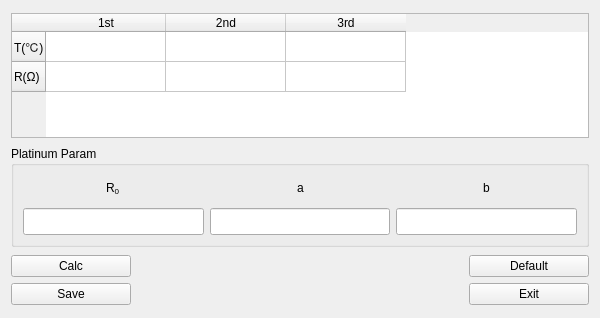
<?xml version="1.0" encoding="UTF-8"?>
<ui version="4.0">
 <class>ChkPlaSensorClass</class>
 <widget class="QWidget" name="ChkPlaSensorClass">
  <property name="windowModality">
   <enum>Qt::ApplicationModal</enum>
  </property>
  <property name="geometry">
   <rect>
    <x>0</x>
    <y>0</y>
    <width>600</width>
    <height>318</height>
   </rect>
  </property>
  <property name="minimumSize">
   <size>
    <width>600</width>
    <height>200</height>
   </size>
  </property>
  <property name="maximumSize">
   <size>
    <width>1017</width>
    <height>400</height>
   </size>
  </property>
  <property name="windowTitle">
   <string>Checked Platinum Sensor</string>
  </property>
  <property name="windowIcon">
   <iconset resource="../systemsetdlg.qrc">
    <normaloff>:/systemsetdlg/images/ptparaset.png</normaloff>:/systemsetdlg/images/ptparaset.png</iconset>
  </property>
  <layout class="QVBoxLayout" name="verticalLayout_4">
   <item>
    <widget class="QTableWidget" name="tbl_t_r">
     <property name="sizePolicy">
      <sizepolicy hsizetype="Expanding" vsizetype="Preferred">
       <horstretch>0</horstretch>
       <verstretch>0</verstretch>
      </sizepolicy>
     </property>
     <property name="minimumSize">
      <size>
       <width>411</width>
       <height>120</height>
      </size>
     </property>
     <property name="maximumSize">
      <size>
       <width>700</width>
       <height>125</height>
      </size>
     </property>
     <attribute name="horizontalHeaderDefaultSectionSize">
      <number>120</number>
     </attribute>
     <row>
      <property name="text">
       <string>T(℃)</string>
      </property>
     </row>
     <row>
      <property name="text">
       <string>R(Ω)</string>
      </property>
     </row>
     <column>
      <property name="text">
       <string>1st</string>
      </property>
     </column>
     <column>
      <property name="text">
       <string>2nd</string>
      </property>
     </column>
     <column>
      <property name="text">
       <string>3rd</string>
      </property>
     </column>
     <item row="0" column="0">
      <property name="text">
       <string/>
      </property>
     </item>
    </widget>
   </item>
   <item>
    <widget class="QGroupBox" name="groupBox_6">
     <property name="sizePolicy">
      <sizepolicy hsizetype="Preferred" vsizetype="Fixed">
       <horstretch>0</horstretch>
       <verstretch>0</verstretch>
      </sizepolicy>
     </property>
     <property name="minimumSize">
      <size>
       <width>400</width>
       <height>101</height>
      </size>
     </property>
     <property name="title">
      <string>Platinum Param</string>
     </property>
     <property name="checkable">
      <bool>false</bool>
     </property>
     <layout class="QHBoxLayout" name="horizontalLayout">
      <item>
       <layout class="QVBoxLayout" name="verticalLayout">
        <item>
         <layout class="QHBoxLayout" name="horizontalLayout_2">
          <item>
           <spacer name="horizontalSpacer_4">
            <property name="orientation">
             <enum>Qt::Horizontal</enum>
            </property>
            <property name="sizeHint" stdset="0">
             <size>
              <width>13</width>
              <height>20</height>
             </size>
            </property>
           </spacer>
          </item>
          <item>
           <widget class="QLabel" name="label_7">
            <property name="text">
             <string>&lt;html&gt;&lt;head/&gt;&lt;body&gt;&lt;p&gt;R&lt;span style=&quot; vertical-align:sub;&quot;&gt;0&lt;/span&gt;&lt;/p&gt;&lt;/body&gt;&lt;/html&gt;</string>
            </property>
           </widget>
          </item>
          <item>
           <spacer name="horizontalSpacer_5">
            <property name="orientation">
             <enum>Qt::Horizontal</enum>
            </property>
            <property name="sizeHint" stdset="0">
             <size>
              <width>13</width>
              <height>20</height>
             </size>
            </property>
           </spacer>
          </item>
         </layout>
        </item>
        <item>
         <widget class="QLineEdit" name="lineEdit_r0">
          <property name="sizePolicy">
           <sizepolicy hsizetype="Expanding" vsizetype="Preferred">
            <horstretch>0</horstretch>
            <verstretch>0</verstretch>
           </sizepolicy>
          </property>
          <property name="minimumSize">
           <size>
            <width>0</width>
            <height>25</height>
           </size>
          </property>
          <property name="text">
           <string/>
          </property>
          <property name="alignment">
           <set>Qt::AlignCenter</set>
          </property>
         </widget>
        </item>
       </layout>
      </item>
      <item>
       <layout class="QVBoxLayout" name="verticalLayout_2">
        <item>
         <layout class="QHBoxLayout" name="horizontalLayout_3">
          <item>
           <spacer name="horizontalSpacer_7">
            <property name="orientation">
             <enum>Qt::Horizontal</enum>
            </property>
            <property name="sizeHint" stdset="0">
             <size>
              <width>13</width>
              <height>20</height>
             </size>
            </property>
           </spacer>
          </item>
          <item>
           <widget class="QLabel" name="label_8">
            <property name="text">
             <string>&lt;html&gt;&lt;head/&gt;&lt;body&gt;&lt;p&gt;a&lt;/p&gt;&lt;/body&gt;&lt;/html&gt;</string>
            </property>
           </widget>
          </item>
          <item>
           <spacer name="horizontalSpacer_8">
            <property name="orientation">
             <enum>Qt::Horizontal</enum>
            </property>
            <property name="sizeHint" stdset="0">
             <size>
              <width>18</width>
              <height>20</height>
             </size>
            </property>
           </spacer>
          </item>
         </layout>
        </item>
        <item>
         <widget class="QLineEdit" name="lineEdit_a">
          <property name="sizePolicy">
           <sizepolicy hsizetype="Expanding" vsizetype="Preferred">
            <horstretch>0</horstretch>
            <verstretch>0</verstretch>
           </sizepolicy>
          </property>
          <property name="minimumSize">
           <size>
            <width>0</width>
            <height>25</height>
           </size>
          </property>
          <property name="alignment">
           <set>Qt::AlignCenter</set>
          </property>
         </widget>
        </item>
       </layout>
      </item>
      <item>
       <layout class="QVBoxLayout" name="verticalLayout_3">
        <item>
         <layout class="QHBoxLayout" name="horizontalLayout_4">
          <item>
           <spacer name="horizontalSpacer_9">
            <property name="orientation">
             <enum>Qt::Horizontal</enum>
            </property>
            <property name="sizeHint" stdset="0">
             <size>
              <width>13</width>
              <height>20</height>
             </size>
            </property>
           </spacer>
          </item>
          <item>
           <widget class="QLabel" name="label_9">
            <property name="text">
             <string>&lt;html&gt;&lt;head/&gt;&lt;body&gt;&lt;p&gt;b&lt;/p&gt;&lt;/body&gt;&lt;/html&gt;</string>
            </property>
           </widget>
          </item>
          <item>
           <spacer name="horizontalSpacer_10">
            <property name="orientation">
             <enum>Qt::Horizontal</enum>
            </property>
            <property name="sizeHint" stdset="0">
             <size>
              <width>18</width>
              <height>20</height>
             </size>
            </property>
           </spacer>
          </item>
         </layout>
        </item>
        <item>
         <widget class="QLineEdit" name="lineEdit_b">
          <property name="sizePolicy">
           <sizepolicy hsizetype="Expanding" vsizetype="Preferred">
            <horstretch>0</horstretch>
            <verstretch>0</verstretch>
           </sizepolicy>
          </property>
          <property name="minimumSize">
           <size>
            <width>0</width>
            <height>25</height>
           </size>
          </property>
          <property name="alignment">
           <set>Qt::AlignCenter</set>
          </property>
         </widget>
        </item>
       </layout>
      </item>
     </layout>
    </widget>
   </item>
   <item>
    <layout class="QGridLayout" name="gridLayout">
     <item row="0" column="0">
      <widget class="QPushButton" name="btn_calc">
       <property name="minimumSize">
        <size>
         <width>120</width>
         <height>0</height>
        </size>
       </property>
       <property name="maximumSize">
        <size>
         <width>150</width>
         <height>16777215</height>
        </size>
       </property>
       <property name="text">
        <string>Calc</string>
       </property>
      </widget>
     </item>
     <item row="0" column="1">
      <spacer name="horizontalSpacer_2">
       <property name="orientation">
        <enum>Qt::Horizontal</enum>
       </property>
       <property name="sizeHint" stdset="0">
        <size>
         <width>40</width>
         <height>20</height>
        </size>
       </property>
      </spacer>
     </item>
     <item row="0" column="2">
      <widget class="QPushButton" name="btn_default">
       <property name="minimumSize">
        <size>
         <width>120</width>
         <height>0</height>
        </size>
       </property>
       <property name="maximumSize">
        <size>
         <width>150</width>
         <height>16777215</height>
        </size>
       </property>
       <property name="text">
        <string>Default</string>
       </property>
      </widget>
     </item>
     <item row="1" column="0">
      <widget class="QPushButton" name="btn_save">
       <property name="maximumSize">
        <size>
         <width>120</width>
         <height>16777215</height>
        </size>
       </property>
       <property name="sizeIncrement">
        <size>
         <width>150</width>
         <height>0</height>
        </size>
       </property>
       <property name="text">
        <string>Save</string>
       </property>
      </widget>
     </item>
     <item row="1" column="1">
      <spacer name="horizontalSpacer_3">
       <property name="orientation">
        <enum>Qt::Horizontal</enum>
       </property>
       <property name="sizeHint" stdset="0">
        <size>
         <width>40</width>
         <height>20</height>
        </size>
       </property>
      </spacer>
     </item>
     <item row="1" column="2">
      <widget class="QPushButton" name="btn_exit">
       <property name="sizePolicy">
        <sizepolicy hsizetype="Preferred" vsizetype="Fixed">
         <horstretch>0</horstretch>
         <verstretch>0</verstretch>
        </sizepolicy>
       </property>
       <property name="minimumSize">
        <size>
         <width>120</width>
         <height>0</height>
        </size>
       </property>
       <property name="maximumSize">
        <size>
         <width>150</width>
         <height>16777215</height>
        </size>
       </property>
       <property name="text">
        <string>Exit</string>
       </property>
      </widget>
     </item>
    </layout>
   </item>
  </layout>
 </widget>
 <resources>
  <include location="../systemsetdlg.qrc"/>
 </resources>
 <connections/>
</ui>
